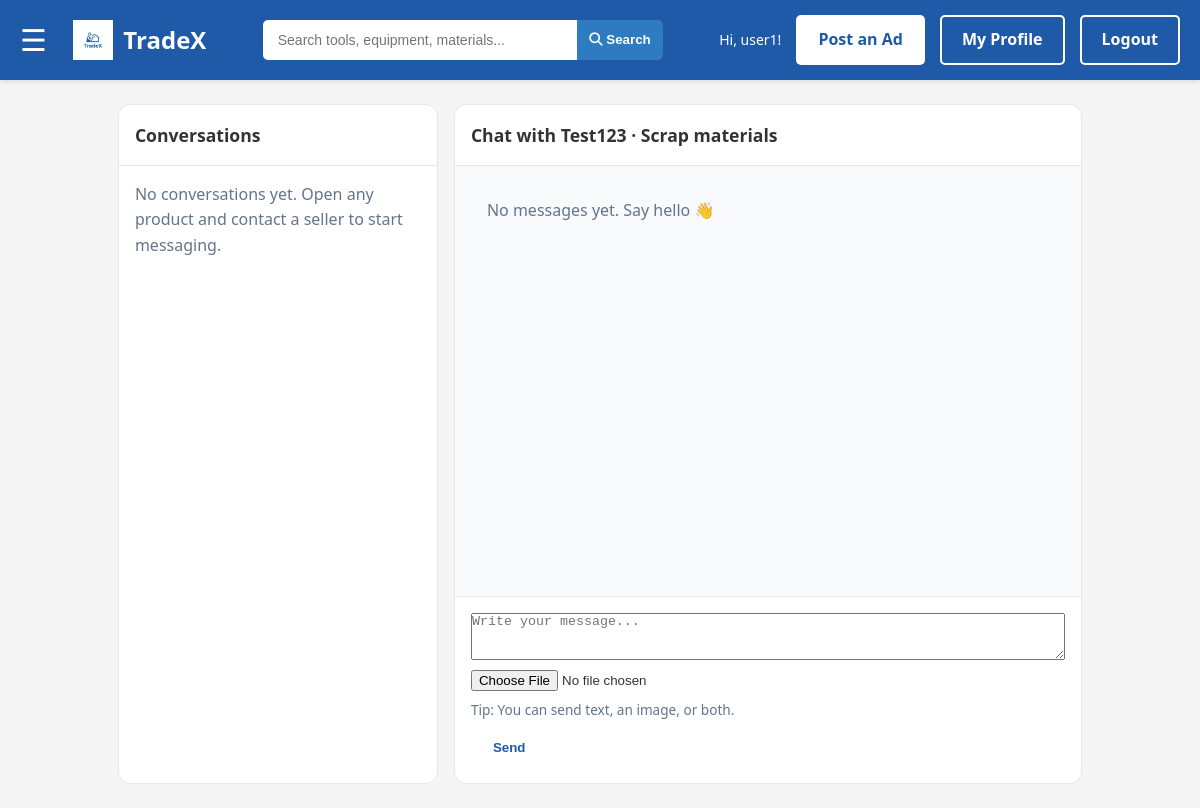
The app's page /messages/?recipient=8&listing=18 (signed in), older data.
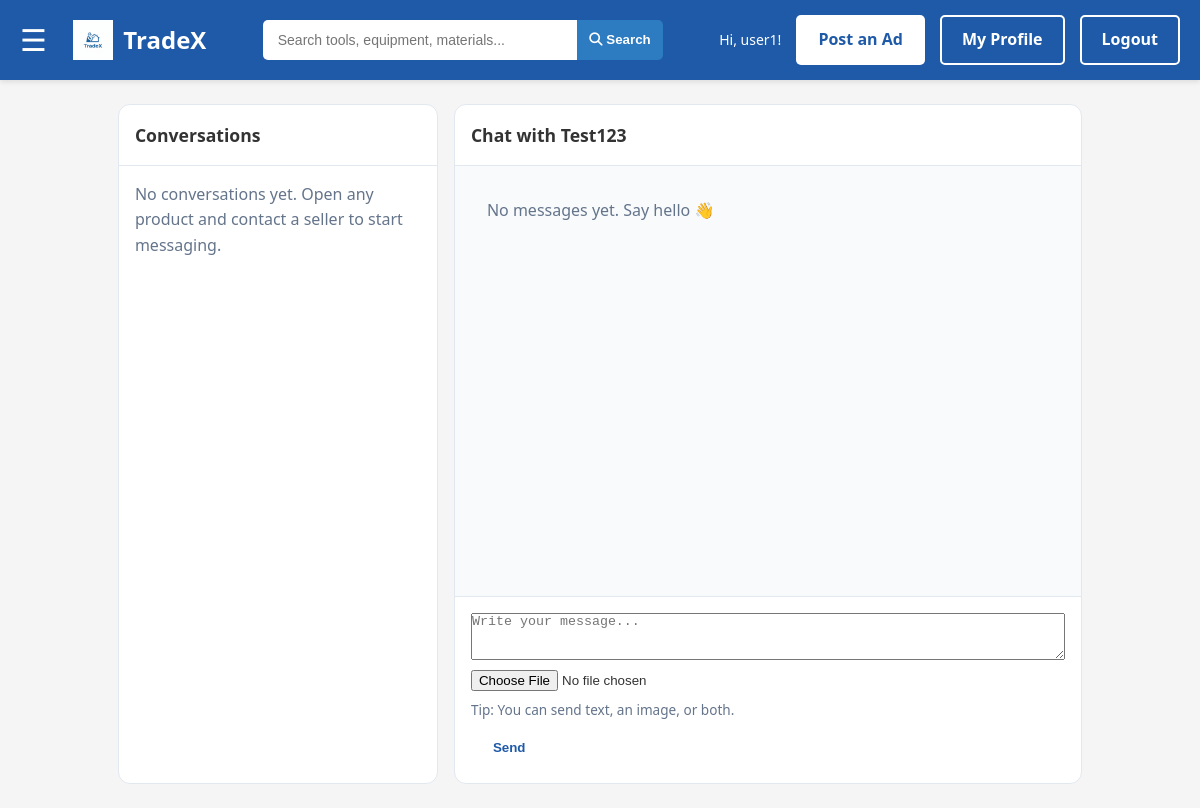
The same page, newer data.
### myapp/models.py (models this page shows, shortened)
class Listing(models.Model):
    title = models.CharField(max_length=50)
    description = models.CharField(max_length=200)
    price = models.DecimalField(max_digits=20, decimal_places=2)
    createdDate = models.DateTimeField(auto_now_add=True)
    user = models.ForeignKey(User, on_delete=models.CASCADE)
    creditAccount = models.ForeignKey(CreditAccount, on_delete=models.CASCADE)
    location = models.ForeignKey(Location, on_delete=models.CASCADE)
    category = models.ForeignKey('Category', on_delete=models.CASCADE)
    condition = models.CharField(max_length=10, choices=MaterialCondition.choices)
    status = models.CharField(max_length=10, choices=ListingStatus.choices)
    credit_awarded_on_sale = models.BooleanField(default=False)

### myapp/views.py (the view)
# urls.py: path("messages/", views.messages, name="messages"),
def messages(request):
    profile_user = _get_profile_user(request)
    if not profile_user:
        return redirect("login")
    selected_partner = None
    selected_listing = None
    chat_messages = DirectMessage.objects.none()
    recipient_id = request.GET.get("recipient")
    listing_id = request.GET.get("listing")
    if recipient_id:
        selected_partner = User.objects.filter(id=recipient_id).first()
        if selected_partner and selected_partner.id == profile_user.id:
            selected_partner = None
    if listing_id and listing_id.isdigit():
        selected_listing = Listing.objects.filter(id=listing_id).first()
    if request.method == "POST" and selected_partner:
        form = DirectMessageForm(request.POST, request.FILES)
        if form.is_valid():
            new_message = form.save(commit=False)
            new_message.sender = profile_user
            new_message.recipient = selected_partner
            new_message.listing = selected_listing
            new_message.save()
            return redirect(f"{request.path}?recipient={selected_partner.id}&listing={selected_listing.id if selected_listing else ''}")
    else:
        form = DirectMessageForm()
    if selected_partner:
        filters = Q(sender=profile_user, recipient=selected_partner) | Q(sender=selected_partner, recipient=profile_user)
        if selected_listing:
            filters &= Q(listing=selected_listing)
        chat_messages = DirectMessage.objects.filter(filters).select_related("sender", "recipient").order_by("sent_at")
        chat_messages.filter(recipient=profile_user, read_status=False).update(read_status=True)
    context = {
        **get_nav_context(request),
        "threads": _build_message_threads(profile_user),
        "selected_partner": selected_partner,
        "selected_listing": selected_listing,
        "selected_partner_id": selected_partner.id if selected_partner else None,
        "selected_listing_id": selected_listing.id if selected_listing else None,
        "chat_messages": chat_messages,
        "message_form": form,
    }
    return render(request, "sidebar/messages.html", context)

### myapp/forms.py (shortened to what this page needs)
class DirectMessageForm(forms.ModelForm):
    class Meta:
        model = DirectMessage
        fields = ["content", "image"]
        widgets = {
            "content": forms.Textarea(attrs={"rows": 3, "placeholder": "Write your message..."}),
             }

### myapp/views.py (called while the page is built)
def _get_profile_user(request):
    user_id = request.session.get("user_id")
    profile_user = None
    if user_id:
        profile_user = User.objects.filter(id=user_id).first()
    if not profile_user and request.user.is_authenticated:
        profile_user = User.objects.filter(username=request.user.username).first()
        if profile_user:
            request.session["user_id"] = profile_user.id
    return profile_user

def get_nav_context(request):
    user_id = request.session.get("user_id")
    user = None
    if user_id:
        try:
            user = User.objects.get(id=user_id)
        except User.DoesNotExist:
            pass
    return {"user_id": user_id, "user": user}

### myapp/templates/sidebar/messages.html (shortened to what the changed rows need)
{% load static %}
<!DOCTYPE html>
<html lang="en">
<head>
    <link rel="stylesheet" href="{% static 'home/home.css' %}">
    <link rel="stylesheet" href="{% static 'styles/styles.css' %}">
    <link rel="stylesheet" href="https://cdnjs.cloudflare.com/ajax/libs/font-awesome/6.4.0/css/all.min.css">
</head>
<body>
            <main class="messages-layout">
        <section class="panel">
            <h2>Conversations</h2>
        </section>
                    <section class="panel">
            {% if selected_partner %}
                <h2>Chat with {{ selected_partner.username }}{% if selected_listing %} · {{ selected_listing.title }}{% endif %}</h2>
                <div class="chat-stream">
                    {% for message in chat_messages %}
                        <article class="bubble {% if message.sender_id == user_id %}me{% else %}them{% endif %}">
                            <div>{% if message.content %}{{ message.content }}{% endif %}</div>
                            {% if message.image %}<img src="{{ message.image.url }}" alt="Shared message image">{% endif %}
                            <small>{{ message.sent_at|date:"M d, Y H:i" }}</small>
                        </article>
                    {% empty %}
                        <p class="empty-state">No messages yet. Say hello 👋</p>
                    {% endfor %}
                </div>
    <form method="POST" enctype="multipart/form-data" class="chat-form">
                    {{ message_form.content }}
                    {{ message_form.image }}
                    <div class="field-help">Tip: You can send text, an image, or both.</div>
                    <button type="submit" class="btn btn-primary" style="margin-top:0.5rem;">Send</button>
                </form>
            {% else %}
                <h2>Messages</h2>
                <p class="empty-state">Select a conversation from the left to start chatting.</p>
            {% endif %}
        </section>
    </main>
</body>
</html>

Row changes from the older to the newer data that the page shows:
removed Listing: title "Scrap materials"
